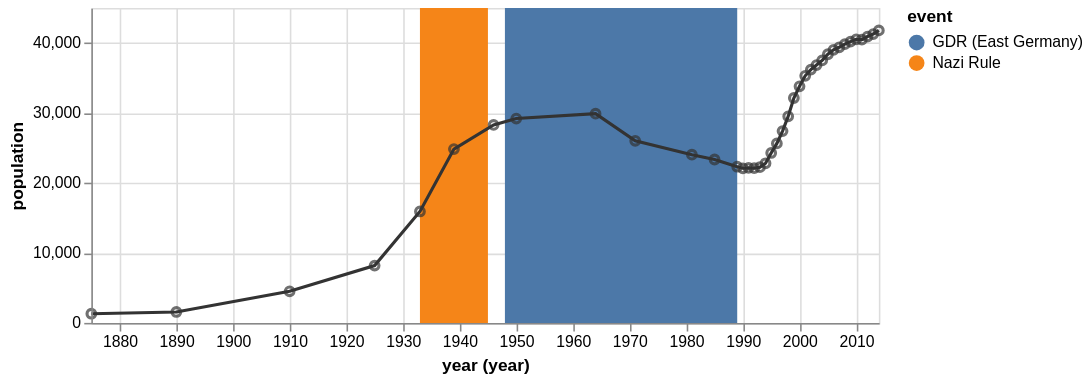

Source (Vega-Lite JSON):
### Vega specification from a JSON file in a GitHub repository (floating-point values rounded to 4 significant figures)
{"$schema": "https://vega.github.io/schema/vega/v4.json", "description": "The population of the German city of Falkensee over time", "autosize": "pad", "padding": 5, "width": 500, "height": 200, "style": "cell", "data": [{"name": "source_0", "values": [{"start": "1933", "end": "1945", "event": "Nazi Rule"}, {"start": "1948", "end": "1989", "event": "GDR (East Germany)"}], "format": {}}, {"name": "source_1", "values": [{"year": "1875", "population": 1309}, {"year": "1890", "population": 1558}, {"year": "1910", "population": 4512}, {"year": "1925", "population": 8180}, {"year": "1933", "population": 15915}, {"year": "1939", "population": 24824}, {"year": "1946", "population": 28275}, {"year": "1950", "population": 29189}, {"year": "1964", "population": 29881}, {"year": "1971", "population": 26007}, {"year": "1981", "population": 24029}, {"year": "1985", "population": 23340}, {"year": "1989", "population": 22307}, {"year": "1990", "population": 22087}, {"year": "1991", "population": 22139}, {"year": "1992", "population": 22105}, {"year": "1993", "population": 22242}, {"year": "1994", "population": 22801}, {"year": "1995", "population": 24273}, {"year": "1996", "population": 25640}, {"year": "1997", "population": 27393}, {"year": "1998", "population": 29505}, {"year": "1999", "population": 32124}, {"year": "2000", "population": 33791}, {"year": "2001", "population": 35297}, {"year": "2002", "population": 36179}, {"year": "2003", "population": 36829}, {"year": "2004", "population": 37493}, {"year": "2005", "population": 38376}, {"year": "2006", "population": 39008}, {"year": "2007", "population": 39366}, {"year": "2008", "population": 39821}, {"year": "2009", "population": 40179}, {"year": "2010", "population": 40511}, {"year": "2011", "population": 40465}, {"year": "2012", "population": 40905}, {"year": "2013", "population": 41258}, {"year": "2014", "population": 41777}], "format": {}}, {"name": "data_0", "source": "source_0", "transform": [{"type": "formula", "expr": "timeParse(datum[\"start\"],'%Y')", "as": "start"}, {"type": "formula", "expr": "timeParse(datum[\"end\"],'%Y')", "as": "end"}, {"type": "formula", "as": "year_start", "expr": "datetime(year(datum[\"start\"]), 0, 1, 0, 0, 0, 0)"}, {"type": "formula", "as": "year_end", "expr": "datetime(year(datum[\"end\"]), 0, 1, 0, 0, 0, 0)"}]}, {"name": "data_1", "source": "source_1", "transform": [{"type": "formula", "expr": "timeParse(datum[\"year\"],'%Y')", "as": "year"}, {"type": "formula", "expr": "toNumber(datum[\"population\"])", "as": "population"}]}, {"name": "data_2", "source": "data_1", "transform": [{"type": "formula", "as": "year_year", "expr": "datetime(year(datum[\"year\"]), 0, 1, 0, 0, 0, 0)"}]}, {"name": "data_3", "source": "data_1", "transform": [{"type": "formula", "as": "year_year", "expr": "datetime(year(datum[\"year\"]), 0, 1, 0, 0, 0, 0)"}]}], "marks": [{"name": "layer_0_marks", "type": "rect", "style": ["rect"], "from": {"data": "data_0"}, "encode": {"update": {"fill": [{"test": "datum[\"year_start\"] === null || isNaN(datum[\"year_start\"])", "value": null}, {"scale": "color", "field": "event"}], "tooltip": {"signal": "{\"start (year)\": timeFormat(datum[\"year_start\"], '%Y'), \"end (year)\": timeFormat(datum[\"year_end\"], '%Y'), \"event\": ''+datum[\"event\"]}"}, "x": {"scale": "x", "field": "year_start"}, "x2": {"scale": "x", "field": "year_end"}, "y": {"value": 0}, "y2": {"field": {"group": "height"}}}}}, {"name": "layer_1_marks", "type": "line", "style": ["line"], "sort": {"field": "datum[\"year_year\"]", "order": "descending"}, "from": {"data": "data_2"}, "encode": {"update": {"stroke": {"value": "#333"}, "tooltip": {"signal": "{\"year (year)\": timeFormat(datum[\"year_year\"], '%Y'), \"population\": format(datum[\"population\"], \"\")}"}, "x": {"scale": "x", "field": "year_year"}, "y": {"scale": "y", "field": "population"}, "defined": {"signal": "datum[\"year_year\"] !== null && !isNaN(datum[\"year_year\"]) && datum[\"population\"] !== null && !isNaN(datum[\"population\"])"}}}}, {"name": "layer_2_marks", "type": "symbol", "style": ["point"], "from": {"data": "data_3"}, "encode": {"update": {"opacity": {"value": 0.7}, "fill": [{"test": "datum[\"year_year\"] === null || isNaN(datum[\"year_year\"]) || datum[\"population\"] === null || isNaN(datum[\"population\"])", "value": null}, {"value": "transparent"}], "stroke": [{"test": "datum[\"year_year\"] === null || isNaN(datum[\"year_year\"]) || datum[\"population\"] === null || isNaN(datum[\"population\"])", "value": null}, {"value": "#333"}], "tooltip": {"signal": "{\"year (year)\": timeFormat(datum[\"year_year\"], '%Y'), \"population\": format(datum[\"population\"], \"\")}"}, "x": {"scale": "x", "field": "year_year"}, "y": {"scale": "y", "field": "population"}}}}], "scales": [{"name": "x", "type": "time", "domain": {"fields": [{"data": "data_0", "field": "year_start"}, {"data": "data_0", "field": "year_end"}, {"data": "data_2", "field": "year_year"}, {"data": "data_3", "field": "year_year"}]}, "range": [0, {"signal": "width"}]}, {"name": "color", "type": "ordinal", "domain": {"data": "data_0", "field": "event", "sort": true}, "range": "category"}, {"name": "y", "type": "linear", "domain": {"fields": [{"data": "data_2", "field": "population"}, {"data": "data_3", "field": "population"}]}, "range": [{"signal": "height"}, 0], "nice": true, "zero": true}], "axes": [{"scale": "x", "orient": "bottom", "grid": false, "title": "year (year)", "labelFlush": true, "labelOverlap": true, "tickCount": {"signal": "ceil(width/40)"}, "encode": {"labels": {"update": {"text": {"signal": "timeFormat(datum.value, '%Y')"}}}}, "zindex": 1}, {"scale": "x", "orient": "bottom", "gridScale": "y", "grid": true, "tickCount": {"signal": "ceil(width/40)"}, "domain": false, "labels": false, "maxExtent": 0, "minExtent": 0, "ticks": false, "zindex": 0}, {"scale": "y", "orient": "left", "grid": false, "title": "population", "labelOverlap": true, "tickCount": {"signal": "ceil(height/40)"}, "zindex": 1}, {"scale": "y", "orient": "left", "gridScale": "x", "grid": true, "tickCount": {"signal": "ceil(height/40)"}, "domain": false, "labels": false, "maxExtent": 0, "minExtent": 0, "ticks": false, "zindex": 0}], "legends": [{"fill": "color", "title": "event"}], "config": {"axisY": {"minExtent": 30}}}
